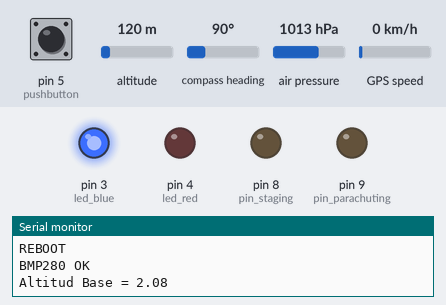
Bench run of a sketch on a simulated Arduino Uno, built with avr-gcc and run on an emulated ATmega328P. Shown: output pins drawn as LEDs (lit = HIGH), the last lines printed to the serial monitor. Dashed ring = blinking. The inputs (shaded band) are chosen by the test bench; at power-on: pin 5 (pushbutton) HIGH, air pressure 1013 hPa, altitude 120 m, compass heading 90°, GPS speed 0 km/h. The GPS gets a fix after 3 s at 37.7749, -122.4194 with 8 satellites.

Above: at 1.7 s.
1.8 s: pin 5 (pushbutton) pulled LOW for 0.15 s
At 2.8 s:
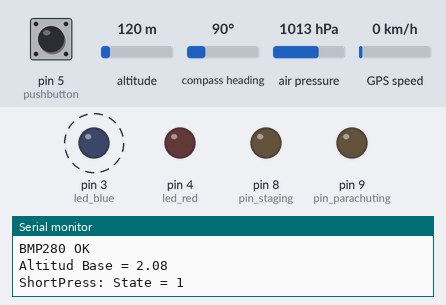
4.9 s: air pressure set to 1011 hPa
At 6.5 s:
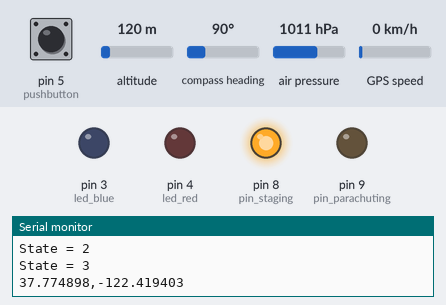
7.9 s: air pressure set to 1025 hPa
At 9.8 s:
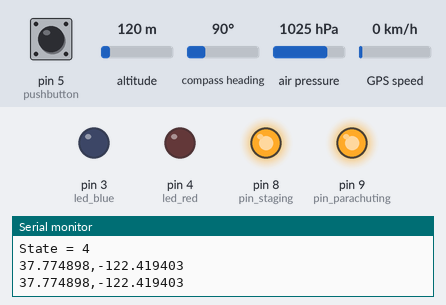
10.9 s: pin 5 (pushbutton) pulled LOW for 1 s
At 12.5 s:
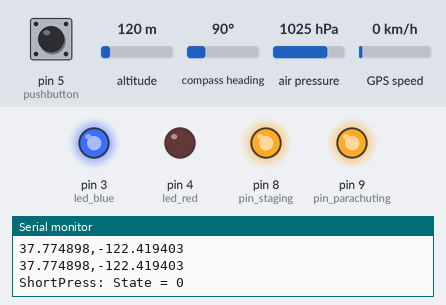
Timing chart, 0 to 14.0 s (numbered marks = the images above; inputs shaded):
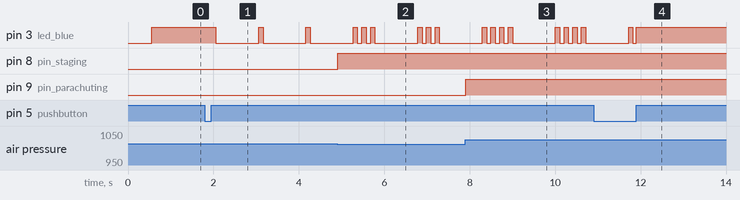

The sketch:

Main.ino
```cpp
#include <Wire.h>
#include <SPI.h>
#include <Adafruit_BMP280.h>
#include <SoftwareSerial.h>
#include <TinyGPS.h>


// PINS
#define pushbutton 5
#define led_blue 3
#define led_red 4
#define led_green 5 // Raro
#define BMP_SCK 13
#define BMP_MISO 12
#define BMP_MOSI 11
#define BMP_CS 10
#define pin_staging 8
#define pin_parachuting 9

// BOARD PARAMETERS
#define pb_dtshort 150
#define pb_dtlong 3000
#define blueled_blinkshort 100
#define blueled_blinklong 1000

// PERFORMANCE
#define t_burn 10.0 // temps combustio motor mirar -7s
#define h_ignite_min 3.0
#define h_parachute 4.0 //altura d'ignicio del parachute - 450m
#define h_max_parachute 8.0 //revisar
#define h_detect 2.0
#define barom_period 33

//BMP280 variable define
TinyGPS gps;
SoftwareSerial ss(6, 7);
Adafruit_BMP280 bmp;
//

uint8_t state=0;
uint8_t pb_ispressed=0;
uint8_t blink_state=0;
uint8_t led_blue_state = 0;
uint8_t led_blue_n = 0;
float value_baromax=0;
float value_barom=0;
float alt_base=0;
float flat, flon;
bool flag_barom=0;
bool flag_gps = 0;
uint32_t pb_ton;
uint32_t led_blue_tchange = 0;
uint32_t blueled_lastchange = 0;
uint32_t tbarom_last=0;
uint32_t t_ignite=0;


void setup()
{
Serial.begin(9600);
ss.begin(9600);
Serial.println("REBOOT");
pinMode(led_blue,OUTPUT);
pinMode(led_red,OUTPUT);
pinMode(led_green,OUTPUT);
pinMode(pushbutton,INPUT_PULLUP);
pinMode(pin_staging, OUTPUT);
pinMode(pin_parachuting, OUTPUT);
Serial.println(F("BMP280 OK"));

if (!bmp.begin()) {
    Serial.println(F("Error BMP"));
      while (1);
    }
for(int i=0; i<25; i++){
  alt_base += bmp.readAltitude(1013.25)/25;
  delay(20);
}
Serial.print(F("Altitud Base = "));
Serial.println(alt_base);
}

void loop()
{
  read_buttn();
  updt_barom();
  updt_gps();
  igni_detect();
  igni_stage();
  igni_parac();
  //rset_flash();
  //writ_flash();
  //send_xbee();
  //send_info();
  updt_leds();
  //dump_flash();
}

void read_buttn(){
  // inputs: state, tstate_last
  // outputs: state, tstate_last, erase_flash
 bool pb_state = !digitalRead(pushbutton);
 uint32_t dt = millis()-pb_ton;
if(pb_ispressed){
  if(!pb_state){
    if(dt>pb_dtlong){
      pb_ispressed = false;
      Serial.println(F("LongPress"));
      pb_ton = millis();
      //erase_flash();
    }else if(dt>pb_dtshort){
      pb_ispressed = false;
      state = !state;
      pb_ton = millis();
      Serial.print(F("ShortPress: State = ")); Serial.println(state);

    }
  }
}else{
  if(pb_state && dt>pb_dtshort){pb_ton = millis(); pb_ispressed = true;}
}
}

void updt_accel(){
  //inputs: state, tignite, taccel_last
  //outputs: taccel_last, flag_accel, value_accel
}
void updt_barom(){
  //inputs: state, tbarom_last, value_baromax
  //outputs: tbarom_last, flag_barom, value_barom, value_baromax
uint32_t dt = millis()-tbarom_last;
  if(dt>barom_period && !flag_barom){
    tbarom_last = millis();
    flag_barom = true;
   }
   value_barom=bmp.readAltitude(1013.25)-alt_base;
   if(value_barom > value_baromax){
     value_baromax=value_barom;
     Serial.print(F("BMP280 valor maxim = "));
     Serial.print(value_baromax);
     Serial.println(F("m"));
     }
 }

void updt_gps(){
  //inputs: tgps_last
  //outputs: tgps_last, flag_gps, flat, flo
  while(ss.available()){
    char c = ss.read();
    if(gps.encode(c)){flag_gps = true;};
    }
  if (flag_gps)
  {
    unsigned long age;
    gps.f_get_position(&flat, &flon, &age);
    Serial.print(flat,6);
    Serial.print(",");
    Serial.println(flon,6);
    flag_gps = false;
  }
}
void igni_detect(){
  if((state == 1) && (value_barom > h_detect)){
    state = 2;
    t_ignite = millis();
    Serial.println(F("State = 2"));
  }
}
void igni_stage(){
  //inputs: t_ignite, value_barom
  //outputs: tstage, flag_stage
  if((millis()-t_ignite > t_burn) && (value_barom > h_ignite_min) && (state == 2)){
    state=3;
    digitalWrite(pin_staging, HIGH);
    Serial.println(F("State = 3"));
  }
}
void igni_parac(){
  //inputs: value_barom, value_baromax
  //outputs: tparac, flag_parac
if((value_barom < h_parachute) && (state == 3) && (value_baromax > h_max_parachute)){
  state=4;
  digitalWrite(pin_parachuting, HIGH);
  Serial.println(F("State = 4"));
}
}
void rset_flash(){
  //inputs: erase_flash
  //outputs:
}
void writ_flash(){
  //inputs: taccel_last, flag_accel, value_accel, tbarom_last, flag_barom, value_barom, tstage, flag_stage, tparac, flag_parac
  //outputs:
}
void send_xbee(){
  //inputs: state, tstage, flag_stage, tparac, flag_parac, tgps_last, flag_gps, value_gps
  //outputs:
}
void send_info(){
  //inputs: state, tstage, flag_stage, tparac, flag_parac, tgps_last, flag_gps, value_gps
  //outputs:
}

void updt_leds(){
  //inputs: state
  //outputs:
  uint32_t dt = millis()-led_blue_tchange;
  if(state < 1){
    led_blue_state = HIGH;
  }
  else{
    if(blink_state == 0){
      if(dt>blueled_blinklong){
        blink_state = 1;
        led_blue_state = HIGH;
        led_blue_tchange = millis();
        led_blue_n = 0;
      }
    }
    else if(led_blue_n+1==state*2){
        blink_state = 0;
        led_blue_state = LOW;
        led_blue_tchange = millis();
      }
      else if(dt>blueled_blinkshort){
        led_blue_state = !led_blue_state;
        led_blue_tchange = millis();
        led_blue_n++;
      }
  }
  digitalWrite(led_blue,led_blue_state);
}

void dump_flash(){
  //inputs: state
  //outputs:
}
```

Measured:
- the behaviour switches between 1013 and 1012 hPa on air pressure (found by bisection; images 1 and 2)
- after the input at 1.8 s, pin 3 (led_blue): alternates HIGH for 0.10 s and LOW for 1.0 s, starting after 0.26 s
- after the input at 4.9 s, pin 8 (pin_staging): LOW → HIGH at once
- after the input at 7.9 s, pin 9 (pin_parachuting): LOW → HIGH at once
- after the input at 10.9 s, pin 3 (led_blue): goes on until 11.9 s, then stays HIGH
